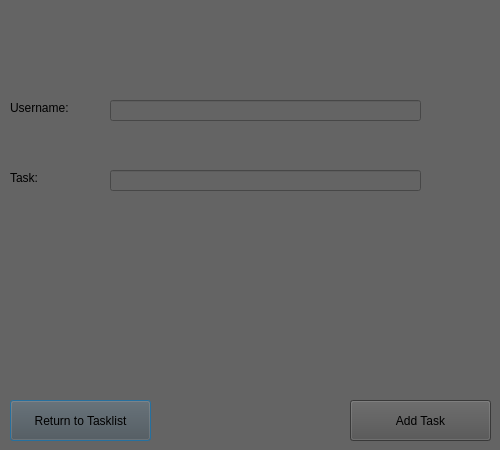
<?xml version="1.0" encoding="UTF-8"?>
<ui version="4.0">
 <class>Dialog</class>
 <widget class="QDialog" name="Dialog">
  <property name="geometry">
   <rect>
    <x>0</x>
    <y>0</y>
    <width>500</width>
    <height>450</height>
   </rect>
  </property>
  <property name="windowTitle">
   <string>Dialog</string>
  </property>
  <property name="styleSheet">
   <string notr="true">background-color: rgb(100, 100, 100);</string>
  </property>
  <widget class="QLineEdit" name="taskusername">
   <property name="geometry">
    <rect>
     <x>110</x>
     <y>100</y>
     <width>311</width>
     <height>21</height>
    </rect>
   </property>
   <property name="text">
    <string/>
   </property>
  </widget>
  <widget class="QLabel" name="label_4">
   <property name="geometry">
    <rect>
     <x>10</x>
     <y>100</y>
     <width>91</width>
     <height>16</height>
    </rect>
   </property>
   <property name="styleSheet">
    <string notr="true">font: 16pt &quot;Calibri&quot;;</string>
   </property>
   <property name="text">
    <string>Username:</string>
   </property>
  </widget>
  <widget class="QLabel" name="label_5">
   <property name="geometry">
    <rect>
     <x>10</x>
     <y>170</y>
     <width>91</width>
     <height>16</height>
    </rect>
   </property>
   <property name="styleSheet">
    <string notr="true">font: 16pt &quot;Calibri&quot;;</string>
   </property>
   <property name="text">
    <string>Task:</string>
   </property>
  </widget>
  <widget class="QLineEdit" name="taskname">
   <property name="geometry">
    <rect>
     <x>110</x>
     <y>170</y>
     <width>311</width>
     <height>21</height>
    </rect>
   </property>
   <property name="text">
    <string/>
   </property>
  </widget>
  <widget class="QPushButton" name="returntasklistbutton">
   <property name="geometry">
    <rect>
     <x>10</x>
     <y>400</y>
     <width>141</width>
     <height>41</height>
    </rect>
   </property>
   <property name="styleSheet">
    <string notr="true">background-color: rgb(80, 80, 80);font: 12pt &quot;MS Shell Dlg 2&quot;;</string>
   </property>
   <property name="text">
    <string>Return to Tasklist</string>
   </property>
  </widget>
  <widget class="QPushButton" name="gototasklistbutton">
   <property name="geometry">
    <rect>
     <x>350</x>
     <y>400</y>
     <width>141</width>
     <height>41</height>
    </rect>
   </property>
   <property name="styleSheet">
    <string notr="true">background-color: rgb(80, 80, 80);font: 12pt &quot;MS Shell Dlg 2&quot;;</string>
   </property>
   <property name="text">
    <string>Add Task</string>
   </property>
  </widget>
 </widget>
 <resources/>
 <connections/>
</ui>
